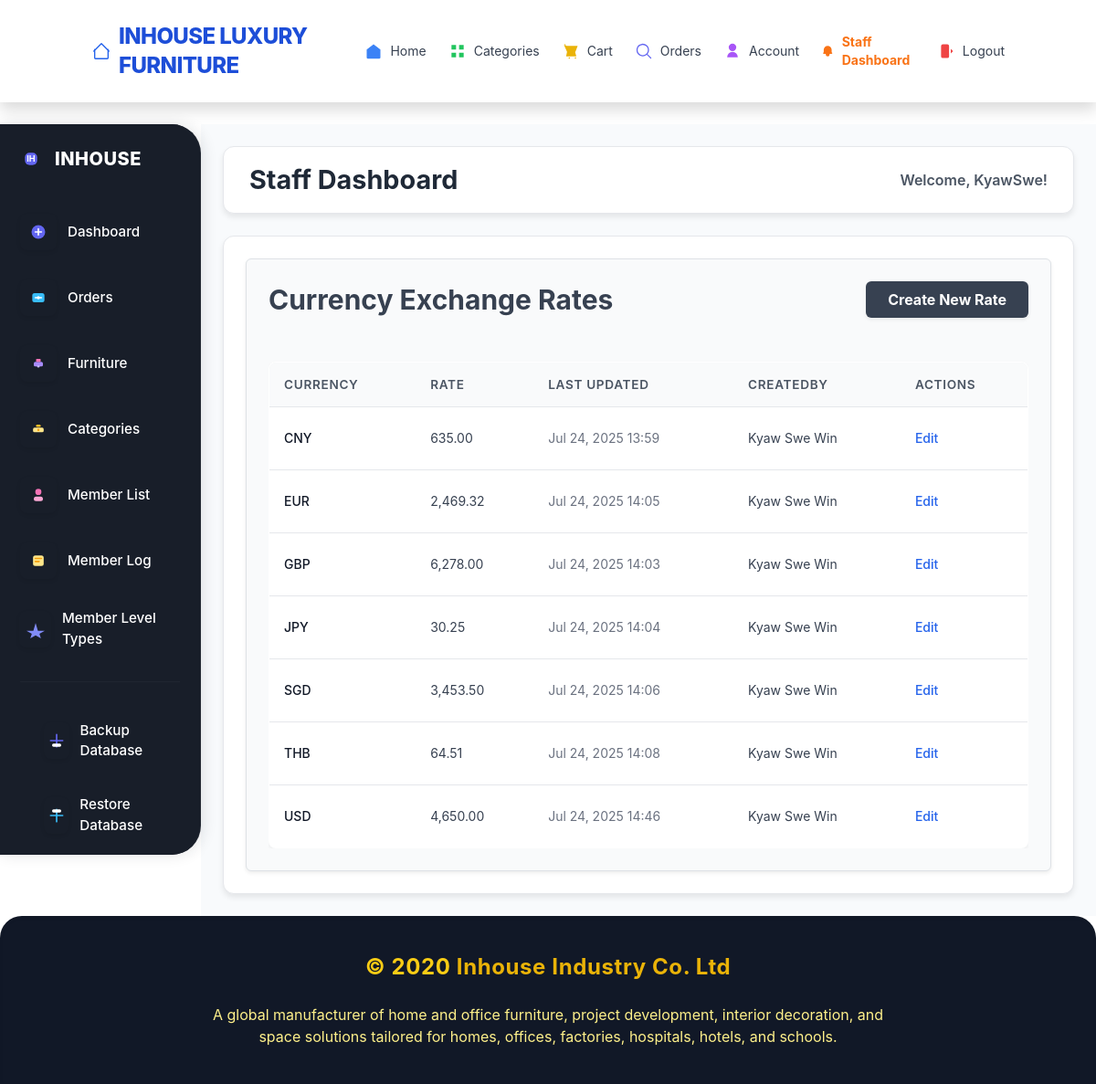
The app's page /staff/exchange-rates/list/ (signed in) with its own data.
### store/models.py (models this page shows, shortened)
class CustomUser(AbstractUser):
    phone = models.CharField(max_length=15, blank=True, null=True)
    nrc = models.CharField(max_length=30, blank=True)
    dob = models.DateField(null=True, blank=True)
    c_code = models.CharField(max_length=20, unique=True, blank=True)
    createdby = models.CharField(max_length=20, default='website')
    amount = models.DecimalField(
        max_digits=10,
        decimal_places=2,
        default=0.00
    )
    member_level_choices = [
        ('INHOUSE', 'Inhouse'),
        ('CLASSIC', 'Classic'),
        ('GOLD', 'Gold'),
        ('PLATINUM', 'Platinum'),
        ('DIAMOND', 'Diamond'),
        ('VVIP', 'VVIP'),
    ]
    member_level = models.CharField(
        max_length=10,
        choices=member_level_choices,
        default='Bronze'
    )

class ExchangeRate(models.Model):
    currency = models.CharField(max_length=3, unique=True, help_text="e.g., USD, EUR, JPY")
    rate = models.DecimalField(max_digits=10, decimal_places=2)
    last_updated = models.DateTimeField(auto_now=True)
    created_by = models.ForeignKey(
        CustomUser,
        on_delete=models.SET_NULL,
        null=True,
        blank=True,
        related_name='exchange_rates_changed',
        help_text="The user who last created or modified this exchange rate."
    )
    class Meta:
        ordering = ['currency']
        verbose_name = "Exchange Rate"
        verbose_name_plural = "Exchange Rates"

### store/views_staff.py (the view)
@login_required
@user_passes_test(is_staff_check)
def exchange_rate_list(request):
    rates = ExchangeRate.objects.all().order_by('currency')
    return render(request, 'exchange_rate/list.html', {'rates': rates})

### store/templates/exchange_rate/list.html (shortened to what this page needs)
{% extends "staff/base_staff.html" %}
{% load humanize %}
{% block content %}
<div class="max-w-4xl mx-auto p-6 bg-gray-50 rounded-md shadow-sm border border-gray-100 text-gray-900">
    <div class="flex justify-between items-center mb-6">
        <h1 class="text-3xl font-bold text-gray-700">Currency Exchange Rates</h1>
        <a href="{% url 'create_exchange_rate' %}" class="bg-gray-700 hover:bg-gray-800 text-white font-bold py-2 px-4 rounded-md shadow-sm hover:shadow-md transition duration-200 ease-in-out">
            Create New Rate
        </a>
    </div>
    <div class="overflow-x-auto">
        <table class="min-w-full divide-y divide-gray-200 border border-gray-200 rounded-md">
            <thead class="bg-gray-100">
                <tr>
                    <th scope="col" class="px-6 py-3 text-left text-xs font-medium text-gray-600 uppercase tracking-wider">Currency</th>
                    <th scope="col" class="px-6 py-3 text-left text-xs font-medium text-gray-600 uppercase tracking-wider">Rate</th>
                    <th scope="col" class="px-6 py-3 text-left text-xs font-medium text-gray-600 uppercase tracking-wider">Last Updated</th>
                    <th scope="col" class="px-6 py-3 text-left text-xs font-medium text-gray-600 uppercase tracking-wider">CreatedBy</th>
                    <th scope="col" class="px-6 py-3 text-left text-xs font-medium text-gray-600 uppercase tracking-wider">Actions</th>
                </tr>
            </thead>
            <tbody class="bg-white divide-y divide-gray-200">
                {% for rate in rates %}
                <tr class="hover:bg-gray-50 transition duration-150 ease-in-out">
                    <td class="px-6 py-4 whitespace-nowrap text-sm font-medium text-gray-900">{{ rate.currency }}</td>
                    <td class="px-6 py-4 whitespace-nowrap text-sm text-gray-700">{{ rate.rate|intcomma }}</td>
                    <td class="px-6 py-4 whitespace-nowrap text-sm text-gray-500">{{ rate.last_updated|date:"M d, Y H:i" }}</td>
                    <td class="px-6 py-4 whitespace-nowrap text-sm text-gray-700">
                        {% if rate.created_by %}
                            {{ rate.created_by.get_full_name|default:rate.created_by.username }}
                        {% else %}
                            Administrator
                        {% endif %}
                    </td>
                    <td class="px-6 py-4 whitespace-nowrap text-sm font-medium">
                        <a href="{% url 'update_exchange_rate' rate.currency %}" class="text-blue-600 hover:text-blue-800 hover:underline">Edit</a>
                    </td>
                </tr>
                {% empty %}
                <tr>
                    <td colspan="4" class="px-6 py-4 text-center text-sm text-gray-500">No exchange rates found.</td>
                </tr>
                {% endfor %}
            </tbody>
        </table>
    </div>
</div>
{% endblock %}

### store/templates/staff/base_staff.html (shortened to what this page needs)
{% extends "main/base.html" %}
{% load static %}
{% block body_content %}
    <div class="staff-layout-wrapper">
        <div class="sidebar" id="staffSidebar"
             style="background: #181e29; color: #fff; border-radius: 0 2rem 2rem 0; box-shadow: 2px 0 16px rgba(24,30,41,0.12); width: 220px; min-width: 180px; padding: 0;">
            <div class="flex flex-col h-full">
                <div class="flex items-center gap-3 mb-8 pl-6 pt-6">
                    <svg class="w-9 h-9" viewBox="0 0 24 24" fill="none">
                        <rect x="4" y="4" width="16" height="16" rx="6" fill="#6366f1" />
                        <text x="12" y="16" text-anchor="middle" font-size="11" font-weight="bold">
                            <tspan fill="#fff">IH</tspan>
                        </text>
                    </svg>
                    <span class="font-extrabold text-xl text-white tracking-wide">INHOUSE</span>
                </div>
                <nav class="flex-1">
                    <ul class="flex flex-col gap-1">
                        <li>
                            <a href="{% url 'staff_dashboard' %}" class="sidebar-modern-link group {% if request.resolver_match.url_name == 'staff_dashboard' %}active{% endif %}" style="padding-left: 0;">
                                <span class="block w-1.5 h-8 rounded-r-full {% if request.resolver_match.url_name == 'staff_dashboard' %}bg-indigo-400{% else %}bg-transparent{% endif %}"></span>
                                <span class="sidebar-modern-icon" style="background: none; color: #fff;">
                                    <svg class="w-6 h-6" fill="none" viewBox="0 0 24 24">
                                        <circle cx="12" cy="12" r="9" fill="#6366f1"/>
                                        <path d="M8 12h8" stroke="#fff" stroke-width="2" stroke-linecap="round"/>
                                        <path d="M12 8v8" stroke="#fff" stroke-width="2" stroke-linecap="round"/>
                                    </svg>
                                </span>
                                <span class="sidebar-modern-label text-white">Dashboard</span>
                            </a>
                        </li>
                        <li>
                            <a href="{% url 'staff_order_list' %}" class="sidebar-modern-link group {% if 'staff_order' in request.resolver_match.url_name %}active{% endif %}" style="padding-left: 0;">
                                <span class="block w-1.5 h-8 rounded-r-full {% if 'staff_order' in request.resolver_match.url_name %}bg-indigo-400{% else %}bg-transparent{% endif %}"></span>
                                <span class="sidebar-modern-icon" style="background: none; color: #fff;">
                                    <svg class="w-6 h-6" fill="none" viewBox="0 0 24 24">
                                        <rect x="4" y="6" width="16" height="12" rx="3" fill="#38bdf8"/>
                                        <path d="M8 12h8" stroke="#fff" stroke-width="2" stroke-linecap="round"/>
                                        <circle cx="12" cy="12" r="2" fill="#fff"/>
                                    </svg>
                                </span>
                                <span class="sidebar-modern-label text-white">Orders</span>
                            </a>
                        </li>
                        <li>
                            <a href="{% url 'staff_furniture_list' %}" class="sidebar-modern-link group {% if 'staff_furniture' in request.resolver_match.url_name %}active{% endif %}" style="padding-left: 0;">
                                <span class="block w-1.5 h-8 rounded-r-full {% if 'staff_furniture' in request.resolver_match.url_name %}bg-indigo-400{% else %}bg-transparent{% endif %}"></span>
                                <span class="sidebar-modern-icon" style="background: none; color: #fff;">
                                    <svg class="w-6 h-6" fill="none" viewBox="0 0 24 24">
                                        <rect x="6" y="10" width="12" height="6" rx="2" fill="#a78bfa"/>
                                        <rect x="9" y="6" width="6" height="4" rx="1" fill="#f472b6"/>
                                        <circle cx="12" cy="16" r="1.5" fill="#c4b5fd"/>
                                    </svg>
                                </span>
                                <span class="sidebar-modern-label text-white">Furniture</span>
                            </a>
                        </li>
                        <li>
                            <a href="{% url 'staff_category_list' %}" class="sidebar-modern-link group {% if 'staff_category' in request.resolver_match.url_name %}active{% endif %}" style="padding-left: 0;">
                                <span class="block w-1.5 h-8 rounded-r-full {% if 'staff_category' in request.resolver_match.url_name %}bg-indigo-400{% else %}bg-transparent{% endif %}"></span>
                                <span class="sidebar-modern-icon" style="background: none; color: #fff;">
                                    <svg class="w-6 h-6" fill="none" viewBox="0 0 24 24">
                                        <rect x="5" y="10" width="14" height="6" rx="2" fill="#fde68a"/>
                                        <rect x="9" y="6" width="6" height="3" rx="1.5" fill="#fbbf24"/>
                                        <circle cx="12" cy="13" r="1.5" fill="#f59e0b"/>
                                    </svg>
                                </span>
                                <span class="sidebar-modern-label text-white">Categories</span>
                            </a>
                        </li>
                        <li>
                            <a href="{% url 'staff_customer_list' %}" class="sidebar-modern-link group {% if request.resolver_match.url_name == 'staff_customer_list' %}active{% endif %}" style="padding-left: 0;">
                                <span class="block w-1.5 h-8 rounded-r-full {% if request.resolver_match.url_name == 'staff_customer_list' %}bg-indigo-400{% else %}bg-transparent{% endif %}"></span>
                                <span class="sidebar-modern-icon" style="background: none; color: #fff;">
                                    <svg class="w-6 h-6" fill="none" viewBox="0 0 24 24">
                                        <circle cx="12" cy="8" r="4" fill="#f472b6"/>
                                        <rect x="6" y="14" width="12" height="6" rx="3" fill="#f9a8d4"/>
                                    </svg>
                                </span>
                                <span class="sidebar-modern-label text-white">Member List</span>
                            </a>
                        </li>
                        <li>
                            <a href="{% url 'staff_mbl_list' %}" class="sidebar-modern-link group {% if request.resolver_match.url_name == 'staff_mbl_list' %}active{% endif %}" style="padding-left: 0;">
                                <span class="block w-1.5 h-8 rounded-r-full {% if request.resolver_match.url_name == 'staff_mbl_list' %}bg-indigo-400{% else %}bg-transparent{% endif %}"></span>
                                <span class="sidebar-modern-icon" style="background: none; color: #fff;">
                                    <svg class="w-6 h-6" fill="none" viewBox="0 0 24 24">
                                        <rect x="5" y="5" width="14" height="14" rx="3" fill="#fde68a"/>
                                        <path d="M8 9h8M8 13h5" stroke="#f59e0b" stroke-width="2" stroke-linecap="round"/>
                                    </svg>
                                </span>
                                <span class="sidebar-modern-label text-white">Member Log</span>
                            </a>
                        </li>
                        <li>
                            <a href="{% url 'staff_memberlevel_list' %}" class="sidebar-modern-link group {% if request.resolver_match.url_name == 'staff_memberlevel_list' %}active{% endif %}" style="padding-left: 0;">
                                <span class="block w-1.5 h-8 rounded-r-full {% if request.resolver_match.url_name == 'staff_memberlevel_list' %}bg-indigo-400{% else %}bg-transparent{% endif %}"></span>
                                <span class="sidebar-modern-icon" style="background: none; color: #fff;">
                                    <svg class="w-6 h-6" fill="none" viewBox="0 0 24 24">
                                        <polygon points="12,4 15,14 24,14 17,18 19,24 12,20 5,24 7,18 0,14 9,14" fill="#818cf8"/>
                                    </svg>
                                </span>
                                <span class="sidebar-modern-label text-white">Member Level Types</span>
                            </a>
                        </li>
                    </ul>
                </nav>
                <hr class="w-4/5 border-t border-slate-300 my-6 self-center opacity-30">
                <div class="flex flex-col gap-2 px-4 py-2">
                    <a href="{% url 'staff_db_backup' %}" class="sidebar-modern-link group">
                        <span class="sidebar-modern-icon" style="background: none; color: #fff;">
                            <svg class="w-6 h-6" fill="none" viewBox="0 0 24 24">
                                <path d="M12 4v16m8-8H4" stroke="#6366f1" stroke-width="2" stroke-linecap="round" stroke-linejoin="round"/>
                                <rect x="6" y="16" width="12" height="4" rx="2" fill="#fff"/>
                            </svg>
                        </span>
                        <span class="sidebar-modern-label text-white">Backup Database</span>
                    </a>
                    <a href="{% url 'staff_db_restore' %}" class="sidebar-modern-link group">
                        <span class="sidebar-modern-icon" style="background: none; color: #fff;">
                            <svg class="w-6 h-6" fill="none" viewBox="0 0 24 24">
                                <path d="M12 20V4m-8 8h16" stroke="#38bdf8" stroke-width="2" stroke-linecap="round" stroke-linejoin="round"/>
                                <rect x="6" y="4" width="12" height="4" rx="2" fill="#fff"/>
                            </svg>
                        </span>
                        <span class="sidebar-modern-label text-white">Restore Database</span>
                    </a>
                </div>
            </div>
        </div>
        <div class="staff-main-content-wrapper">
            <header class="staff-header">
                <h1 class="text-2xl font-bold text-gray-800">{% block page_title %}Staff Dashboard{% endblock %}</h1>
                <div class="welcome-text flex items-center gap-2">
                    <span class="font-semibold">Welcome, {{ request.user.username }}!</span>
                </div>
            </header>
            <div class="staff-content-area">
                {% block content %}{% endblock content %}
            </div>
        </div>
    </div>
{% endblock body_content %}

### records on screen
CustomUser: user.username "KyawSwe"
ExchangeRate: currency "CNY", rate "635.00", last_updated "Jul 24, 2025 13:59", created_by.get_full_name "Kyaw Swe Win"
ExchangeRate: currency "EUR", rate "2,469.32", last_updated "Jul 24, 2025 14:05", created_by.get_full_name "Kyaw Swe Win"
ExchangeRate: currency "GBP", rate "6,278.00", last_updated "Jul 24, 2025 14:03", created_by.get_full_name "Kyaw Swe Win"
ExchangeRate: currency "JPY", rate "30.25", last_updated "Jul 24, 2025 14:04", created_by.get_full_name "Kyaw Swe Win"
ExchangeRate: currency "SGD", rate "3,453.50", last_updated "Jul 24, 2025 14:06", created_by.get_full_name "Kyaw Swe Win"
ExchangeRate: currency "THB", rate "64.51", last_updated "Jul 24, 2025 14:08", created_by.get_full_name "Kyaw Swe Win"
ExchangeRate: currency "USD", rate "4,650.00", last_updated "Jul 24, 2025 14:46", created_by.get_full_name "Kyaw Swe Win"
